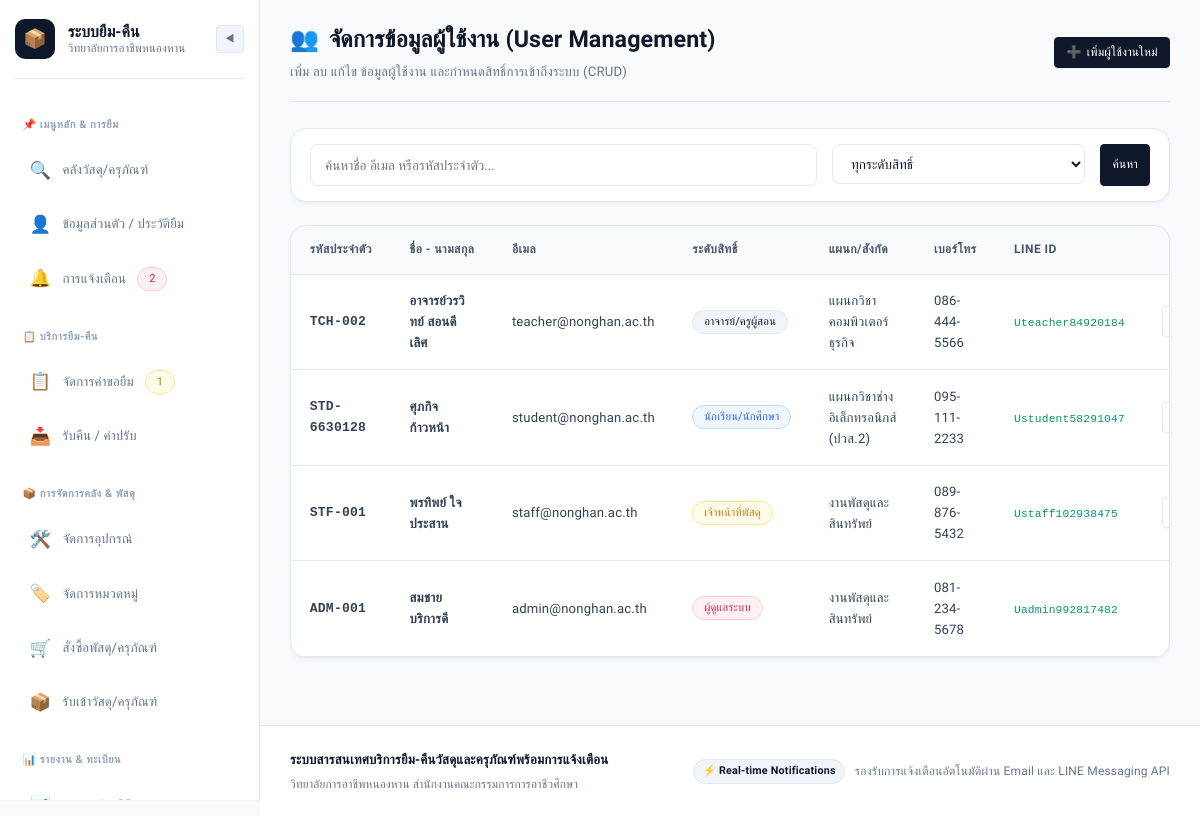
Page /admin/users (signed in) on the committed database.
### models.py (models this page shows, shortened)
class User(db.Model):
    __tablename__ = 'users'
    user_id = db.Column(db.Integer, primary_key=True, autoincrement=True)
    student_or_citizen_id = db.Column(db.String(20), nullable=False)
    first_name = db.Column(db.String(100), nullable=False)
    last_name = db.Column(db.String(100), nullable=False)
    email = db.Column(db.String(100), unique=True, nullable=False)
    password_hash = db.Column(db.String(255), nullable=False)
    phone_number = db.Column(db.String(20), nullable=True)
    role = db.Column(db.String(20), default='student', nullable=False)  # 'student', 'teacher', 'staff', 'admin'
    line_user_id = db.Column(db.String(100), nullable=True)
    department = db.Column(db.String(100), nullable=True, default='แผนกวิชาช่างอิเล็กทรอนิกส์')
    created_at = db.Column(db.DateTime, default=datetime.utcnow)
    borrow_requests = db.relationship('BorrowRequest', foreign_keys='BorrowRequest.user_id', backref='user', lazy=True)
    borrowings = db.relationship('Borrowing', foreign_keys='Borrowing.user_id', backref='user', lazy=True)
    notifications = db.relationship('Notification', backref='user', lazy=True, order_by='Notification.created_at.desc()')
    @property
    def full_name(self):
        return f"{self.first_name} {self.last_name}"
    @property
    def role_display(self):
        roles = {
            'student': 'นักเรียน/นักศึกษา',
            'teacher': 'อาจารย์/ครูผู้สอน',
            'staff': 'เจ้าหน้าที่พัสดุ',
            'admin': 'ผู้ดูแลระบบ'
        }
        return roles.get(self.role, self.role)
    @property
    def role_badge_class(self):
        badges = {
            'student': 'badge-info',
            'teacher': 'badge-primary',
            'staff': 'badge-warning',
            'admin': 'badge-danger'
        }
        return badges.get(self.role, 'badge-secondary')

### app.py (the view, shortened to what this page needs)
    @app.route('/admin/users')
    @roles_required('admin')
    def admin_users():
        search_query = request.args.get('q', '').strip()
        role_filter = request.args.get('role', '').strip()
        query = User.query
        if role_filter:
            query = query.filter_by(role=role_filter)
        users_list = query.order_by(User.user_id.desc()).all()
        return render_template('admin/users.html', users_list=users_list, search_query=search_query, selected_role=role_filter)

### templates/admin/users.html (shortened to what this page needs)
{% extends "base.html" %}
{% block content %}
<div class="page-header">
    <div>
        <h1 class="page-title">
            <span>👥</span> จัดการข้อมูลผู้ใช้งาน (User Management)
        </h1>
        <p class="page-subtitle">เพิ่ม ลบ แก้ไข ข้อมูลผู้ใช้งาน และกำหนดสิทธิ์การเข้าถึงระบบ (CRUD)</p>
    </div>
    <div>
        <button type="button" class="btn btn-primary btn-sm" onclick="openModal('addUserModal')">
            <span>➕</span> เพิ่มผู้ใช้งานใหม่
        </button>
    </div>
</div>
<div class="card" style="margin-bottom: 1.5rem;">
    <div class="card-body" style="padding: 1rem 1.25rem;">
        <form method="GET" action="{{ url_for('admin_users') }}" style="display: flex; gap: 1rem; flex-wrap: wrap;">
            <div style="flex: 2; min-width: 240px;">
                <input type="text" name="q" value="{{ search_query }}" class="form-control" placeholder="ค้นหาชื่อ อีเมล หรือรหัสประจำตัว...">
            </div>
            <div style="flex: 1; min-width: 180px;">
                <select name="role" class="form-control" onchange="this.form.submit()">
                    <option value="">ทุกระดับสิทธิ์</option>
                </select>
            </div>
            <button type="submit" class="btn btn-primary btn-sm">ค้นหา</button>
        </form>
    </div>
</div>
<div class="card">
    <div class="card-body" style="padding: 0;">
        {% if users_list %}
            <div class="table-responsive">
                <table class="table">
                    <thead>
                        <tr>
                            <th>รหัสประจำตัว</th>
                            <th>ชื่อ - นามสกุล</th>
                            <th>อีเมล</th>
                            <th>ระดับสิทธิ์</th>
                            <th>แผนก/สังกัด</th>
                            <th>เบอร์โทร</th>
                            <th>LINE ID</th>
                            <th style="text-align: right;">การจัดการ</th>
                        </tr>
                    </thead>
                    <tbody>
                        {% for u in users_list %}
                            <tr>
                                <td style="font-family: monospace; font-weight: 600;">{{ u.student_or_citizen_id }}</td>
                                <td>
                                    <div style="font-weight: 600;">{{ u.full_name }}</div>
                                </td>
                                <td>{{ u.email }}</td>
                                <td>
                                    <span class="badge {{ u.role_badge_class }}">{{ u.role_display }}</span>
                                </td>
                                <td>{{ u.department or '-' }}</td>
                                <td>{{ u.phone_number or '-' }}</td>
                                <td>
                                    {% if u.line_user_id %}
                                        <span style="font-family: monospace; font-size: 0.75rem; color: var(--success);">{{ u.line_user_id }}</span>
                                    {% else %}
                                        <span style="color: var(--text-subtle); font-size: 0.75rem;">-</span>
                                    {% endif %}
                                </td>
                                <td style="text-align: right; white-space: nowrap;">
                                    <button type="button" class="btn btn-secondary btn-sm" onclick="openEditUserModal('{{ u.user_id }}', '{{ u.student_or_citizen_id }}', '{{ u.first_name }}', '{{ u.last_name }}', '{{ u.phone_number or '' }}', '{{ u.role }}', '{{ u.department or '' }}', '{{ u.line_user_id or '' }}')">
                                    </button>
                                </td>
                            </tr>
                        {% endfor %}
                    </tbody>
                </table>
            </div>
        {% else %}
            <div style="text-align: center; padding: 3rem; color: var(--text-muted);">
                ไม่พบข้อมูลผู้ใช้งาน
            </div>
        {% endif %}
    </div>
</div>
{% endblock %}

### rows in the picture
User: student_or_citizen_id "TCH-002", full_name "อาจารย์วรวิทย์ สอนดีเลิศ", email "teacher@nonghan.ac.th", role_display "อาจารย์/ครูผู้สอน", department "แผนกวิชาคอมพิวเตอร์ธุรกิจ", phone_number "086-444-5566", line_user_id "Uteacher84920184"
User: student_or_citizen_id "STD-6630128", full_name "ศุภกิจ ก้าวหน้า", email "student@nonghan.ac.th", role_display "นักเรียน/นักศึกษา", department "แผนกวิชาช่างอิเล็กทรอนิกส์ (ปวส.2)", phone_number "095-111-2233", line_user_id "Ustudent58291047"
User: student_or_citizen_id "STF-001", full_name "พรทิพย์ ใจประสาน", email "staff@nonghan.ac.th", role_display "เจ้าหน้าที่พัสดุ", department "งานพัสดุและสินทรัพย์", phone_number "089-876-5432", line_user_id "Ustaff102938475"
User: student_or_citizen_id "ADM-001", full_name "สมชาย บริการดี", email "admin@nonghan.ac.th", role_display "ผู้ดูแลระบบ", department "งานพัสดุและสินทรัพย์", phone_number "081-234-5678", line_user_id "Uadmin992817482"

### other values in the picture
{{ unread_count }} "2"
{{ pending_requests_count }} "1"
